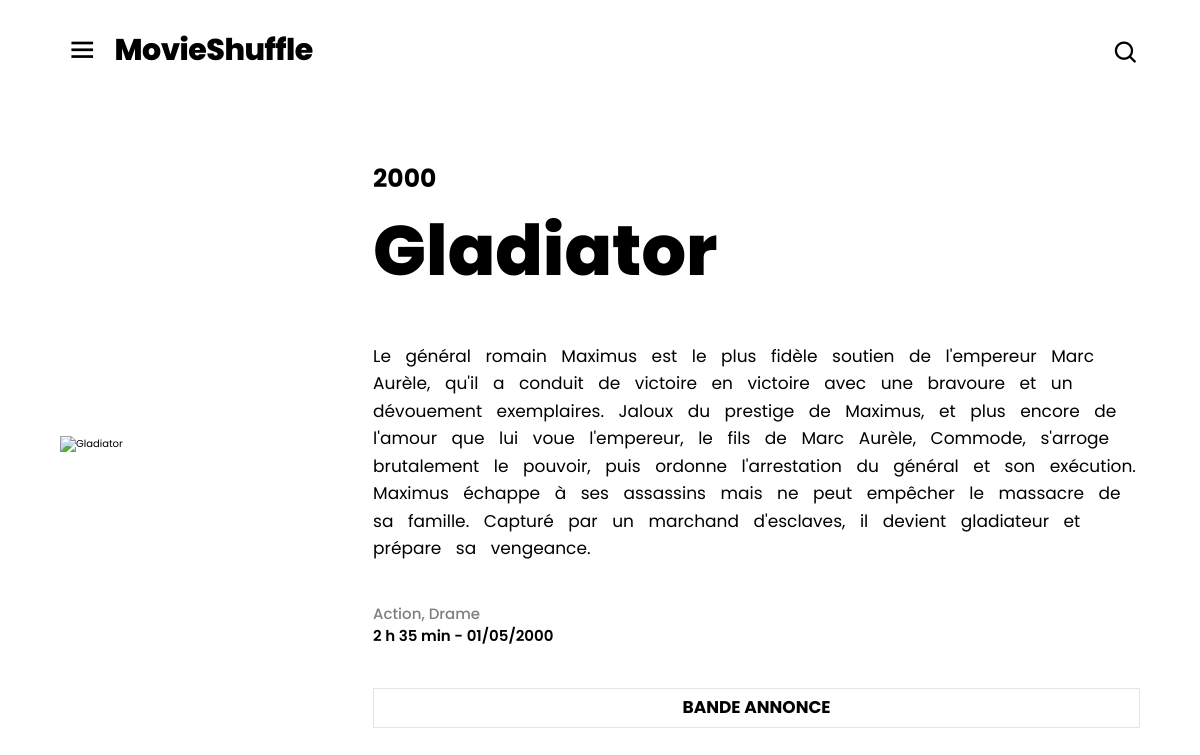
Screenshot of /movie.php?id=15 with the database file from the repository.
### tables this page shows
CREATE TABLE movie
(
    id          SMALLINT PRIMARY KEY AUTO_INCREMENT,
    title       VARCHAR(255) NOT NULL,
    description TEXT,
    releaseDate DATE,
    duration    MEDIUMINT,
    video       VARCHAR(255)
);

### movie.php (the view, shortened to what this page needs)
<?php
    function convertTime($duration): string
    {
        $hours = floor($duration / 60);
        $minutes = $duration % 60;
        return "{$hours} h {$minutes} min";
    }
    $data = array('title' => 'Film Introuvable');
    if (isset($_GET['id'])) {
        $db = new PDO("mysql:host=localhost:3306;dbname=movieShuffle", 'root', 'rootroot');
        $query = "SELECT movie.id, movie.title, movie.description, movie.releaseDate, movie.duration, movie.video, movie.poster, GROUP_CONCAT(genre.name SEPARATOR ', ') AS genres FROM movie
                      JOIN movie_genre ON movie.id = movie_genre.movie_id
                      JOIN genre ON genre.id = movie_genre.genre_id
                      WHERE movie.id = :id
                      GROUP BY movie.id";
        $stmt = $db->prepare($query);
        $stmt->bindParam(':id', $_GET['id']);
        $stmt->execute();
        $data = $stmt->fetch();
        if(!empty($data)){
            $data['duration'] = convertTime($data['duration']);
        }else{
            $data = array('title' => 'Film Introuvable');
        }
    }
?>
<?php include('templates/header.php') ?>
<section class="movie">
    <div class="movie__container">
        <img src="assets/images/poster/<?= $data['poster'] ?>"
             alt="<?= $data['title'] ?>" class="movie__poster">
        <div class="movie__content">
            <div class="movie__content-infos">
                <span class="movie__content-year"><?= substr($data['releaseDate'], 0, 4) ?></span>
                <h1 class="movie__content-title"><?= $data['title'] ?></h1>
            </div>
            <p class="movie__content-description"><?= $data['description'] ?></p>
            <div class="movie__content-infos">
                <span class="movie__content-gender"><?= $data['genres'] ?></span>
                <span class="movie__content-info">
                    <?= $data['duration'] ?>
                    -
                    <?= date('d/m/Y', strtotime($data['releaseDate'])) ?>
                </span>
            </div>
            <a href="<?= $data['video'] ?>" target="_blank" class="movie__content-button">Bande annonce</a>
        </div>
    </div>
</section>
<?php include ('templates/footer.php') ?>

### templates/header.php (shortened to what this page needs)
<!doctype html>
<html lang="fr">
    <head>
        <link href='https://unpkg.com/boxicons@2.1.4/css/boxicons.min.css' rel='stylesheet'>
        <link rel="stylesheet" href="assets/styles/css/style.css">
    </head>
    <body>
        <header class="nav">
            <div class="nav__left">
                <button class="nav__menu">
                    <i class='bx bx-menu nav__menu-icon'></i>
                </button>
                <h1 class="nav__title">
                    <a href="index.php" class="nav__title-link">MovieShuffle</a>
                </h1>
            </div>
            <div class="nav__right">
                <form action="search.php" method="GET">
                    <label for="search" class="nav__search">
                        <i class='bx bx-search nav__search-icon'></i>
                    </label>
                </form>
            </div>
        </header>
        <main class="main">

### templates/footer.php (shortened to what this page needs)
        </main>
    </body>
</html>

### assets/styles/css/style.css (style rules this page uses)
* { margin: 0; box-sizing: border-box; }
*:before, *:after { box-sizing: border-box; }
html { font-family: "Poppins", sans-serif; font-size: 62.5%; scroll-behavior: smooth; }
body { line-height: 1.5; -webkit-font-smoothing: antialiased; }
button, input, textarea, select { font: inherit; }
p, h1, h2, h3, h4, h5, h6 { overflow-wrap: break-word; }
img, video, canvas, svg { max-width: 100%; }
a { text-decoration: none; color: inherit; }
button { background: none; border: none; }
.nav { position: fixed; top: 0; left: 0; width: 100vw; height: 10rem; display: flex; align-items: center; justify-content: space-between; gap: 4rem; background: #fff; padding: 0 5%; z-index: 2; }
.nav__left, .nav__right { position: relative; display: flex; align-items: center; }
.nav__menu { font-size: 3.25rem; cursor: pointer; margin: 0.75rem 1rem 0 0; }
.nav__title { font-size: 3rem; font-weight: 800; letter-spacing: -0.05rem; }
.nav__right { align-items: flex-start; }
.nav__search { position: absolute; right: 0; font-size: 2.75rem; cursor: pointer; transition: all 0.7s cubic-bezier(0.57, 0.21, 0.69, 1.25); z-index: 3; }
.main { width: 100%; height: 100%; padding: 12rem 5%; transition: all 0.7s ease; }
.movie { width: 100%; height: 100%; display: grid; place-items: center; margin: 4rem 0 0 0; }
.movie__container { width: 100%; height: 100%; display: flex; align-items: center; gap: 6rem; }
.movie__poster { width: 33%; }
.movie__content { width: 100%; height: 100%; display: flex; flex-direction: column; align-items: flex-start; justify-content: flex-end; gap: 4rem; }
.movie__content-infos { width: 100%; display: flex; flex-direction: column; align-items: flex-start; justify-content: center; }
.movie__content-year { font-size: 2.5rem; font-weight: 700; }
.movie__content-title { font-size: 7rem; font-weight: 800; }
.movie__content-description { font-size: 1.7rem; font-weight: 400; line-height: 2.75rem; word-spacing: 1rem; }
.movie__content-gender { font-size: 1.5rem; font-weight: 500; opacity: 0.5; }
.movie__content-info { font-size: 1.5rem; font-weight: 600; }
.movie__content-button { width: 100%; height: 4rem; display: grid; place-items: center; font-size: 1.7rem; font-weight: 700; text-transform: uppercase; border: 0.1rem solid rgba(0, 0, 0, 0.1); transition: all 0.7s ease; }

### rows the page displays
movie: releaseDate "2000", title "Gladiator", description "Le général romain Maximus est le plus fidèle soutien de l'empereur Marc Aurèle, qu'il a conduit de victoire en victoire avec une bravoure et un dévouement exemplaires. Jaloux du prestige de Maximus, et plus encore de l'amour que lui voue l'empereur, le fils de Marc Aurèle, Commode, s'arroge brutalement le pouvoir, puis ordonne l'arrestation du général et son exécution. Maximus échappe à ses assassins mais ne peut empêcher le massacre de sa famille. Capturé par un marchand d'esclaves, il devient gladiateur et prépare sa vengeance.", releaseDate "01/05/2000"

### other values shown
$data['genres'] "Action, Drame"
$data['duration'] "2 h 35 min"
